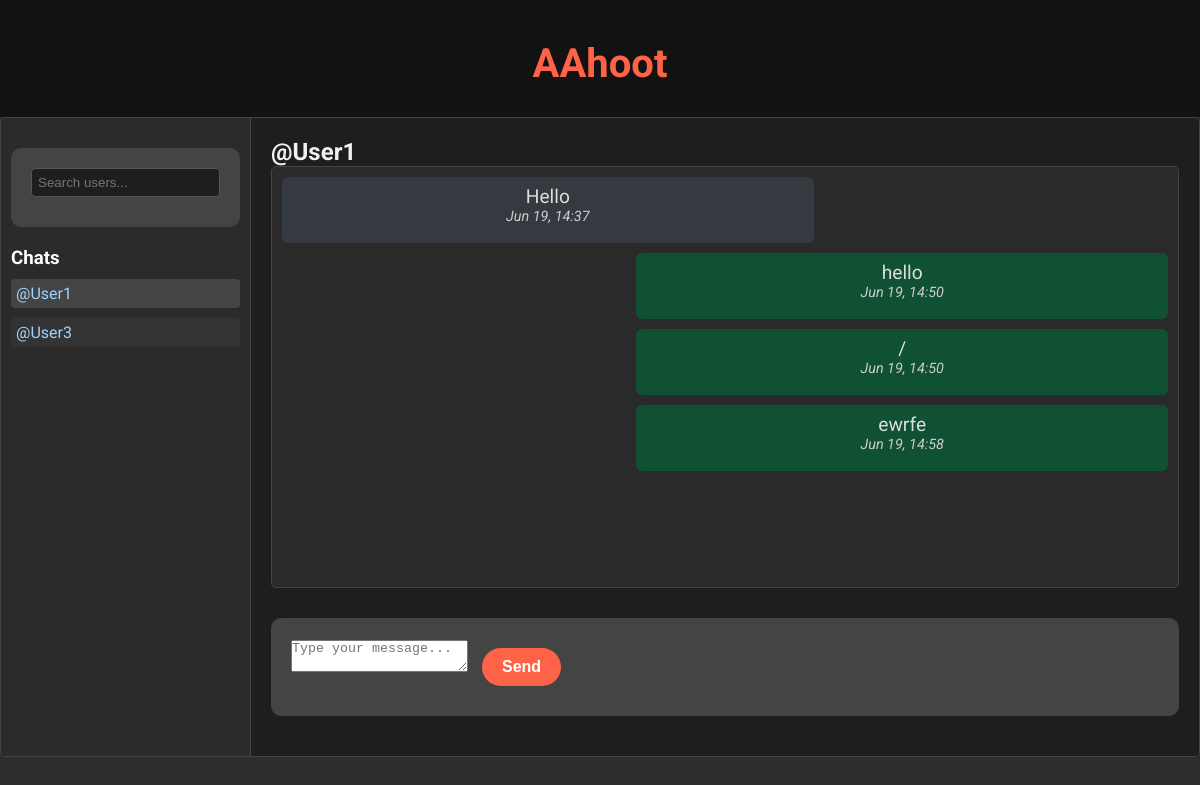
Screenshot of /chat/User1/ (signed in) with the database file from the repository.
### home/models.py (models this page shows)
class Message(models.Model):
    sender = models.ForeignKey(User, on_delete=models.CASCADE, related_name='sent_messages')
    receiver = models.ForeignKey(User, on_delete=models.CASCADE, related_name='received_messages')
    content = models.TextField()
    timestamp = models.DateTimeField(auto_now_add=True)
    class Meta:
        ordering = ['-timestamp']

### home/views.py (the view)
# urls.py: path('chat/<str:username>/', views.chat_view, name='chat'),
@login_required
def chat_view(request, username):
    user = request.user
    other_user = get_object_or_404(User, username=username)
    messages = Message.objects.filter(Q(sender=user) | Q(receiver=user))
    contacts = {}
    for msg in messages:
        contact = msg.receiver if msg.sender == user else msg.sender
        if contact not in contacts or msg.timestamp > contacts[contact].timestamp:
            contacts[contact] = msg
    contacts = sorted(contacts.items(), key=lambda x: x[1].timestamp, reverse=True)
    conversation = messages.filter(
        Q(sender=user, receiver=other_user) |
        Q(sender=other_user, receiver=user)
    ).order_by('timestamp')
    if request.method == 'POST':
        content = request.POST.get('content')
        if content:
            Message.objects.create(sender=user, receiver=other_user, content=content)
            return redirect('chat', username=username)
    return render(request, 'home/chat.html', {
        'other_user': other_user,
        'messages': conversation,
        'contacts': contacts,
    })

### home/templates/home/chat.html (shortened to what this page needs)
{% extends 'home/main.html' %}
{% block content %}
<div class="message-layout">
    <div class="message-sidebar">
        <form method="get" action="{% url 'user_search' %}">
            <input type="text" name="q" placeholder="Search users..." class="user-search" />
        </form>
        <h3>Chats</h3>
        <ul class="chat-list">
            {% for contact, last_message in contacts %}
                <li {% if contact == other_user %}style="background: #444;"{% endif %}>
                    <a href="{% url 'chat' contact.username %}">@{{ contact.username }}</a>
                </li>
            {% endfor %}
        </ul>
    </div>
    <div class="message-content">
        <h2>@{{ other_user.username }}</h2>
        <div class="chat-box">
            {% for message in messages %}
                <div class="message {% if message.sender == user %}sent{% else %}received{% endif %}">
                    <p>{{ message.content }}</p>
                    <small>{{ message.timestamp|date:"M d, H:i" }}</small>
                </div>
            {% endfor %}
        </div>
        <form method="post">
            <textarea name="content" placeholder="Type your message..." required></textarea>
            <button type="submit">Send</button>
        </form>
    </div>
</div>
{% endblock %}

### home/templates/home/main.html (style rules this page uses)
* { margin: 0; padding: 0; box-sizing: border-box; }
p { text-align: center; font-size: 1.2rem; color: #ddd; }
button { background-color: #FF6347; color: white; border: none; padding: 10px 15px; margin: 10px; border-radius: 5px; cursor: pointer; font-size: 1rem; transition: background-color 0.3s ease; }
button[type="submit"] { background-color: #4CAF50; border-radius: 5px; }
form { background-color: #444; border-radius: 10px; padding: 20px; margin: 20px 0; }
ul { list-style-type: none; padding-left: 0; }
li { margin: 10px 0; }
body { font-family: 'Roboto', sans-serif; background-color: #2d2d2d; color: white; margin: 0; padding: 0; }
small { display: block; margin-bottom: 10px; font-size: 0.9rem; color: #ccc; text-align: center; font-style: italic; }
form button[type="submit"] { display: inline-block; padding: 10px 20px; background-color: #FF6347; border: none; border-radius: 25px; color: white; font-size: 1rem; font-weight: bold; cursor: pointer; transition: all 0.3s ease; }
.message-layout { display: flex; height: 80vh; border: 1px solid #444; border-radius: 5px; overflow: hidden; background-color: #1e1e1e; color: #f1f1f1; }
.message-sidebar { width: 250px; padding: 10px; background: #2b2b2b; border-right: 1px solid #444; overflow-y: auto; }
.message-sidebar h3 { margin-top: 10px; color: #fff; }
.user-search { width: 100%; padding: 6px; margin-bottom: 10px; border-radius: 4px; border: 1px solid #555; background: #1e1e1e; color: #f1f1f1; }
.chat-list { list-style: none; padding: 0; }
.chat-list li { margin-bottom: 10px; padding: 5px; background: #333; border-radius: 4px; }
.chat-list li a { color: #9fd3ff; text-decoration: none; }
.message-content { flex: 1; padding: 20px; display: flex; flex-direction: column; background: #1e1e1e; }
.chat-box { flex: 1; overflow-y: auto; border: 1px solid #444; padding: 10px; margin-bottom: 10px; border-radius: 5px; background: #2a2a2a; }
.message { padding: 8px; margin-bottom: 10px; max-width: 60%; border-radius: 6px; position: relative; font-size: 0.95rem; }
.message.sent { background: #0f5132; color: #d1ffd1; margin-left: auto; text-align: right; }
.message.received { background: #343a40; color: #ffffff; margin-right: auto; }

### rows the page displays
Message: content "Hello", timestamp "Jun 19, 14:37"
Message: content "hello", timestamp "Jun 19, 14:50"
Message: content "/", timestamp "Jun 19, 14:50"
Message: content "ewrfe", timestamp "Jun 19, 14:58"

### other values shown
{{ contact.username }} "User1"
{{ contact.username }} "User3"
{{ other_user.username }} "User1"
